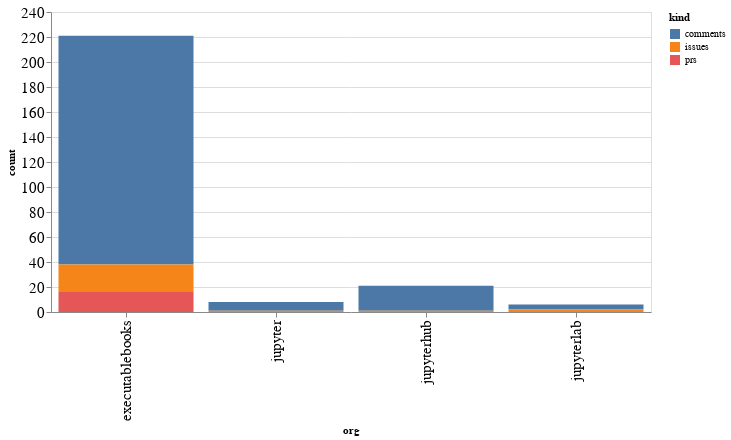

The notebook cell this image was saved under:
### Code cell
alt.Chart(org_summaries, width=600).mark_bar().encode(
    x='org',
    y='count',
    color='kind',
    tooltip="org"
)

### Figure 1 — Vega-Lite specification as saved in the notebook (floating-point values rounded to 4 significant figures)
{"config": {"axisLeft": {"labelFontSize": 15}, "axisBottom": {"labelFontSize": 15}}, "data": {"name": "data-6e93e8a789d3fc20a1300ba86d82c28f"}, "mark": "bar", "encoding": {"color": {"type": "nominal", "field": "kind"}, "tooltip": {"type": "nominal", "field": "org"}, "x": {"type": "nominal", "field": "org"}, "y": {"type": "quantitative", "field": "count"}}, "width": 600, "$schema": "https://vega.github.io/schema/vega-lite/v4.8.1.json", "datasets": {"data-6e93e8a789d3fc20a1300ba86d82c28f": [{"org": "executablebooks", "kind": "comments", "count": 183}, {"org": "executablebooks", "kind": "issues", "count": 22}, {"org": "executablebooks", "kind": "prs", "count": 16}, {"org": "jupyter", "kind": "comments", "count": 7}, {"org": "jupyter", "kind": "issues", "count": 1}, {"org": "jupyterhub", "kind": "comments", "count": 20}, {"org": "jupyterhub", "kind": "issues", "count": 1}, {"org": "jupyterlab", "kind": "comments", "count": 4}, {"org": "jupyterlab", "kind": "issues", "count": 2}]}}
